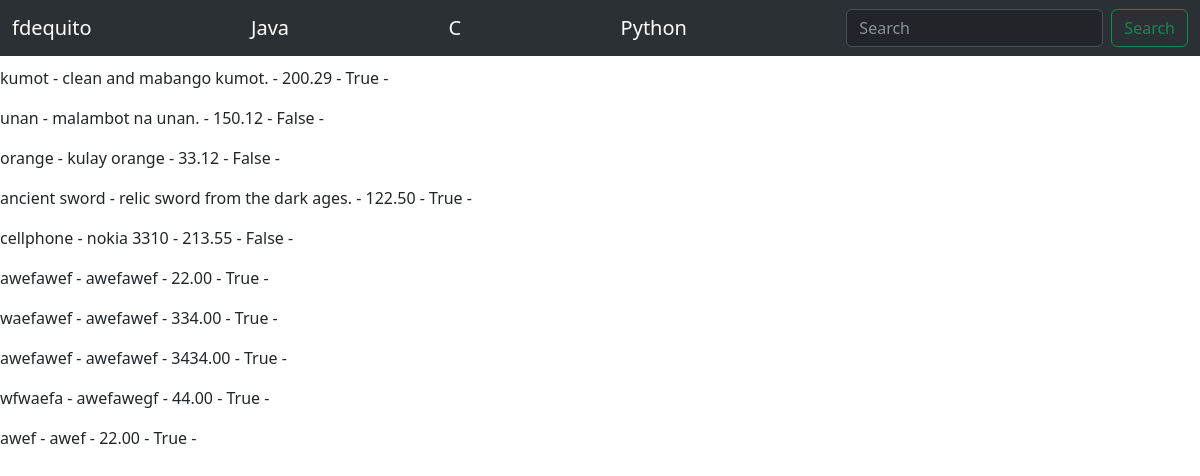
/products/display_products/ (signed in), run on the app's committed database.
### products/models.py (models this page shows)
class Products(models.Model):
    name = models.CharField(max_length=120)
    desc = models.TextField(blank=True, null=True, max_length=40)
    price = models.DecimalField(decimal_places=2, max_digits=1000000)
    avail = models.BooleanField(default=False)
    summary = models.TextField(default="summary...")

### products/views.py (the view)
# urls.py: path("display_products/", views.display_products),
def display_products(request):
    item = Products.objects.all()
    res= {
        "items":item
    }
    return render(request, "product_list.html", res)

### products/templates/product_list.html (shortened to what this page needs)
{% extends "bork.html" %}
{% block content %}
    <h3>Products:</h3>
    {% for i in items %}
        <p>{{ i.name }} - {{ i.desc }} - {{ i.price }} - {{ i.avail }} - {{ i.summery }}</p>
    {% endfor %}
{% endblock content %}

### products/templates/bork.html (shortened to what this page needs)
<!DOCTYPE html>
<html lang="en">
<head>
    <link href="https://cdn.jsdelivr.net/npm/bootstrap@5.3.0-alpha1/dist/css/bootstrap.min.css" rel="stylesheet">
</head>
<body>
    <nav class="navbar bg-body-tertiary fixed-top navbar bg-dark" data-bs-theme="dark">
        <div class="container-fluid">
          <a class="navbar-brand">{{ request.user }}</a>
          <a class="navbar-brand">Java</a>
          <a class="navbar-brand">C</a>
          <a class="navbar-brand">Python</a>
          <form action="http://www.google.com/search" method="GET" class="d-flex" role="search"> {% csrf_token %}
            <input class="form-control me-2" type="search" placeholder="Search" aria-label="Search">
            <button class="btn btn-outline-success" type="submit">Search</button>
          </form>
        </div>
      </nav>
      <br>
      {% block content %}
      {% endblock content %}
      <br>
      <br>
</body>
</html>

### data on the page
Products: name "kumot", desc "clean and mabango kumot.", price "200.29", avail "True"
Products: name "unan", desc "malambot na unan.", price "150.12", avail "False"
Products: name "orange", desc "kulay orange", price "33.12", avail "False"
Products: name "ancient sword", desc "relic sword from the dark ages.", price "122.50", avail "True"
Products: name "cellphone", desc "nokia 3310", price "213.55", avail "False"
Products: name "awefawef", desc "awefawef", price "22.00", avail "True"
Products: name "waefawef", desc "awefawef", price "334.00", avail "True"
Products: name "awefawef", desc "awefawef", price "3434.00", avail "True"
Products: name "wfwaefa", desc "awefawegf", price "44.00", avail "True"
Products: name "awef", desc "awef", price "22.00", avail "True"

### other printed values
{{ request.user }} "fdequito"
